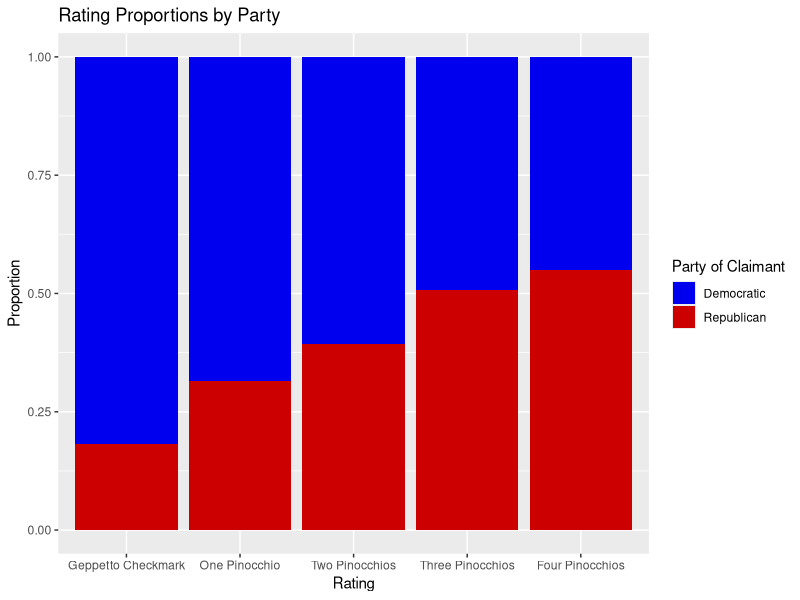
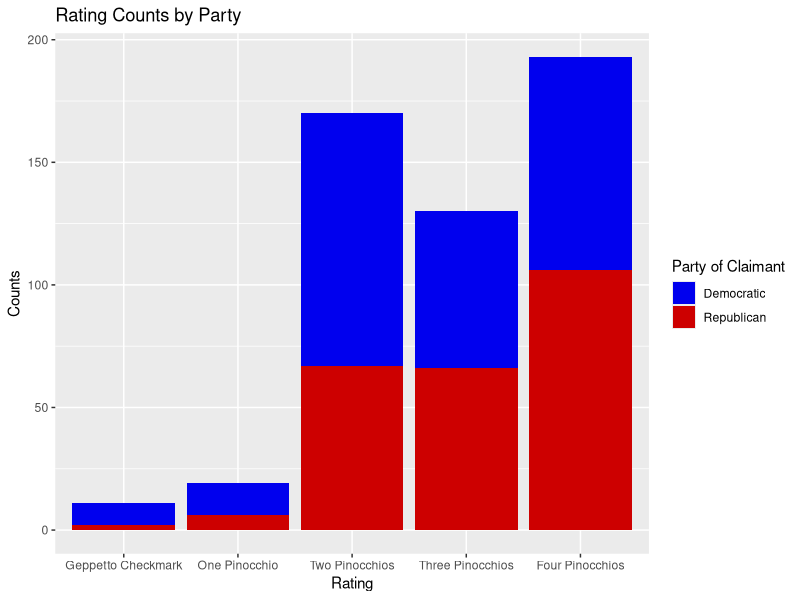
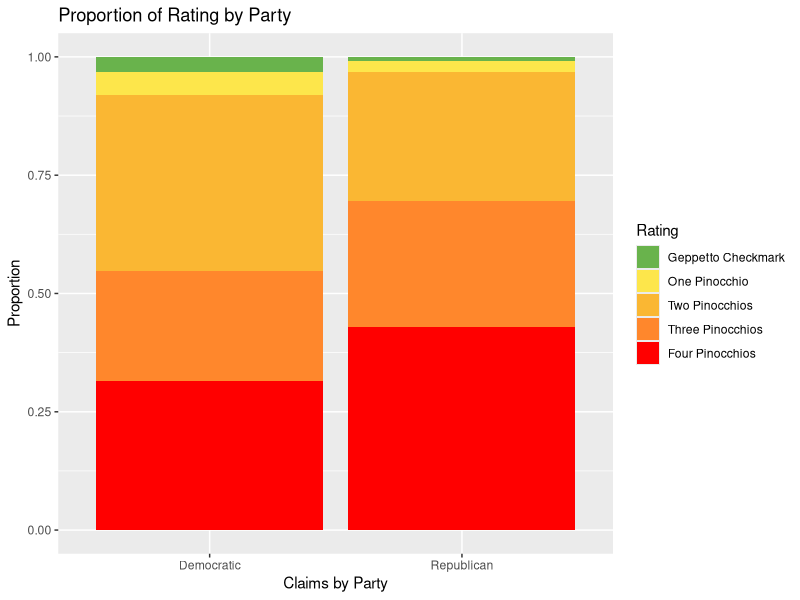

Write the R code that produced these figures, in order.
## ---- chunk 1
library(tidyverse)
library(knitr)
## ---- chunk 2
v8_wapo <- read.csv("v8wapo-cleantextrating.csv")
#reassigning glennclaims

v8_wapo$textualRating[v8_wapo$...1 == "14615"] <- "Two Pinocchios" 
v8_wapo$textualRating[v8_wapo$...1 == "14369"] <- "One Pinocchio" 
v8_wapo$textualRating[v8_wapo$...1 == "13891"] <- "One Pinocchios" 
v8_wapo$textualRating[v8_wapo$...1 == "14290"] <- "Two Pinocchios" 
v8_wapo$textualRating[v8_wapo$...1 == "13842"] <- "One Pinocchios" 
v8_wapo$textualRating[v8_wapo$...1 == "13838"] <- "One Pinocchios" 
v8_wapo$textualRating[v8_wapo$...1 == "13719"] <- "Two Pinocchios" 
v8_wapo$textualRating[v8_wapo$...1 == "14241"] <- "Two Pinocchios" 
v8_wapo$textualRating[v8_wapo$...1 == "13767"] <- "Two Pinocchios" 
v8_wapo$textualRating[v8_wapo$...1 == "14596"] <- "Two Pinocchios"
v8_wapo$textualRating[v8_wapo$...1 == "14418"] <- "Two Pinocchios" 
v8_wapo$textualRating[v8_wapo$...1 == "14285"] <- "Three Pinocchios"
v8_wapo$textualRating[v8_wapo$...1 == "13484"] <- "One Pinocchio" 
v8_wapo$textualRating[v8_wapo$...1 == "14105"] <- "Two Pinocchios" 
v8_wapo$textualRating[v8_wapo$...1 == "13781"] <- "Two Pinocchios" 
v8_wapo$textualRating[v8_wapo$...1 == "13878"] <- "Two Pinocchios" 
v8_wapo$textualRating[v8_wapo$...1 == "14630"] <- "Two Pinocchios" 
v8_wapo$textualRating[v8_wapo$...1 == "3214"] <- "Two Pinocchios" 
v8_wapo$textualRating[v8_wapo$...1 == "13957"] <- "Two Pinocchios" 
v8_wapo$textualRating[v8_wapo$...1 == "14480"] <- "Two Pinocchios" 
v8_wapo$textualRating[v8_wapo$...1 == "14481"] <- "Three Pinocchios" 
v8_wapo$textualRating[v8_wapo$...1 == "14201"] <- "One Pinocchio" 
v8_wapo$textualRating[v8_wapo$...1 == "14662"] <- "One Pinocchio" 
v8_wapo$textualRating[v8_wapo$...1 == "13696"] <- "One Pinocchio" 
v8_wapo$textualRating[v8_wapo$...1 == "13887"] <- "Two Pinocchios" 
v8_wapo$textualRating[v8_wapo$...1 == "14339"] <- "One Pinocchio" 
v8_wapo$textualRating[v8_wapo$...1 == "13448"] <- "Two Pinocchios" 
v8_wapo$textualRating[v8_wapo$...1 == "14693"] <- "Two Pinocchios" 
v8_wapo$textualRating[v8_wapo$...1 == "13940"] <- "One Pinocchio"
v8_wapo$textualRating[v8_wapo$...1 == "14131"] <- "One Pinocchio" 
v8_wapo$textualRating[v8_wapo$...1 == "14534"] <- "One Pinocchio" 
v8_wapo$textualRating[v8_wapo$...1 == "13540"] <- "Two Pinocchios" 
v8_wapo$textualRating[v8_wapo$...1 == "14116"] <- "One Pinocchio" 
v8_wapo$textualRating[v8_wapo$...1 == "13628"] <- "Three Pinocchios" 
v8_wapo$textualRating[v8_wapo$...1 == "13894"] <- "Two Pinocchios" 
v8_wapo$textualRating[v8_wapo$...1 == "13420"] <- "Two Pinocchios" 
v8_wapo$textualRating[v8_wapo$...1 == "13403"] <- "Two Pinocchios" 
v8_wapo$textualRating[v8_wapo$...1 == "13370"] <- "Two Pinocchios"
v8_wapo$textualRating[v8_wapo$...1 == "13371"] <- "One Pinocchio"
v8_wapo$textualRating[v8_wapo$...1 == "13987"] <- "Two Pinocchios" 
v8_wapo$textualRating[v8_wapo$...1 == "13952"] <- "One Pinocchio" 
v8_wapo$textualRating[v8_wapo$...1 == "14441"] <- "Two Pinocchios" 
v8_wapo$textualRating[v8_wapo$...1 == "13410"] <- "Two Pinocchios" 
v8_wapo$textualRating[v8_wapo$...1 == "13367"] <- "Two Pinocchios" 
v8_wapo$textualRating[v8_wapo$...1 == "13369"] <- "Two Pinocchios" 
v8_wapo$textualRating[v8_wapo$...1 == "14403"] <- "One Pinocchio" 
v8_wapo$textualRating[v8_wapo$...1 == "14576"] <- "Four Pinocchios" 
v8_wapo$textualRating[v8_wapo$...1 == "13445"] <- "Three Pinocchios"
v8_wapo$textualRating[v8_wapo$...1 == "13399"] <- "Four Pinocchios" 
v8_wapo$textualRating[v8_wapo$...1 == "13873"] <- "Four Pinocchios" 
v8_wapo$textualRating[v8_wapo$...1 == "14009"] <- "Two Pinocchios" 
v8_wapo$textualRating[v8_wapo$...1 == "14628"] <- "Three Pinocchios" 
v8_wapo$textualRating[v8_wapo$...1 == "14588"] <- "Three Pinocchios" 
v8_wapo$textualRating[v8_wapo$...1 == "14540"] <- "Three Pinocchios" 
v8_wapo$textualRating[v8_wapo$...1 == "14023"] <- "Two Pinocchios" 
v8_wapo$textualRating[v8_wapo$...1 == "14337"] <- "Two Pinocchios" 
v8_wapo$textualRating[v8_wapo$...1 == "14488"] <- "Three Pinocchios"
v8_wapo$textualRating[v8_wapo$...1 == "13453"] <- "Three Pinocchios"

v8_wapo <- v8_wapo %>%
  filter(...1 != "13834", 
         ...1 != "14466", 
         ...1 != "14552", 
         ...1 != "14264")
## ---- chunk 3
v8_wapo_cleantextRating <- v8_wapo %>%
  filter(textualRating == "One Pinocchio" |
           textualRating == "Two Pinocchios" |
           textualRating == "Three Pinocchios" |
           textualRating == "Four Pinocchios" |
           textualRating == "Geppetto Checkmark")

truenesscolors = c("#69B34C",
                   "#FDE64B",
                   "#FAB733",
                   "#FF872C",
                   "#FF0000")

v8_wapo_cleantextRating$textualRating <- 
  factor(v8_wapo_cleantextRating$textualRating, 
                              levels = c("Geppetto Checkmark", 
                                         "One Pinocchio", 
                                         "Two Pinocchios", 
                                         "Three Pinocchios", 
                                         "Four Pinocchios"))
## ---- chunk 4
v8_wapo_cleantextRating %>%
  group_by(claimant_party) %>%
  count() %>%
  kable(caption = "Claim Counts by Party")

v8_wapo_cleantextRating %>%
  group_by(textualRating) %>%
  count() %>%
  kable(caption = "Claim Counts by Rating")

v8_wapo_cleantextRating %>%
  group_by(claimant_party, textualRating) %>%
  count() %>%
  pivot_wider(id_cols = claimant_party, 
              names_from = textualRating, 
              values_from = n,
              values_fill = 0) %>%
  kable(caption = "Claim Counts by Party and Rating")
## ---- chunk 5
v8_wapo_cleantextRating %>%
  ggplot(aes(x = textualRating, fill = claimant_party)) +
  geom_bar(position = "fill") +
  scale_fill_manual(values = c("blue2", "red3")) +
  labs(title = "Rating Proportions by Party",
       x = "Rating",
       y = "Proportion",
       fill = "Party of Claimant")

v8_wapo_cleantextRating %>%
  ggplot(aes(x = textualRating, fill = claimant_party)) +
  geom_bar() +
  scale_fill_manual(values = c("blue2", "red3")) +
  labs(title = "Rating Counts by Party",
       x = "Rating",
       y = "Counts",
       fill = "Party of Claimant")
## ---- chunk 6
ggplot(v8_wapo_cleantextRating, aes(x = claimant_party, fill = textualRating)) +
         geom_bar(position = "fill") +
  labs(title = "Proportion of Rating by Party",
       x = "Claims by Party",
       fill = "Rating", y = "Proportion") +
  scale_fill_manual(values = truenesscolors)
